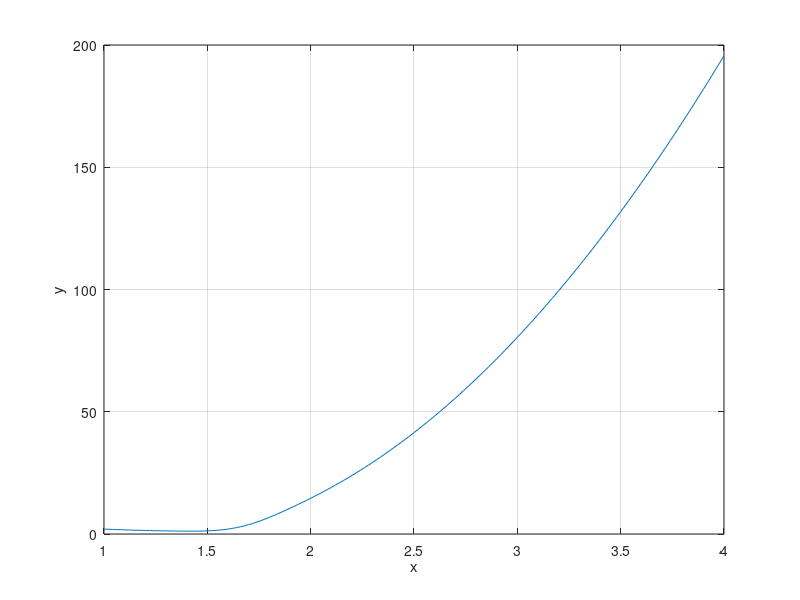

This chart was generated by the following MATLAB code:
% Risto Tõldsep 185402IACB
% Ylesanne 4

clear all

% Defineerime funktsiooni tuletise
tuletis = @(x, y) (5*x - 6)^4 - y^2;

% Cauchy tingimus y(1) = 2
x0 = 1;
y0 = 2;

% L6ik [1, 4] = [x0, x1]
x1 = 4;

% Sammu pikkus
h = 0.02;

% Koostame tabeli
x = x0:h:x1;
trapets(1) = y0;

for i = 1: ((x1 - x0) / h)
    % Abifunktsioon
    g = @(z) z - trapets(i) - (h / 2)*(tuletis(x(i), trapets(i)) + tuletis(x(i+1), z));
    
    % Lahendame v6rrandi
    trapets(i+1) = fzero(g, trapets(i));
end

% Joonestame graafiku
plot(x, trapets)
grid on
xlabel('x')
ylabel('y')